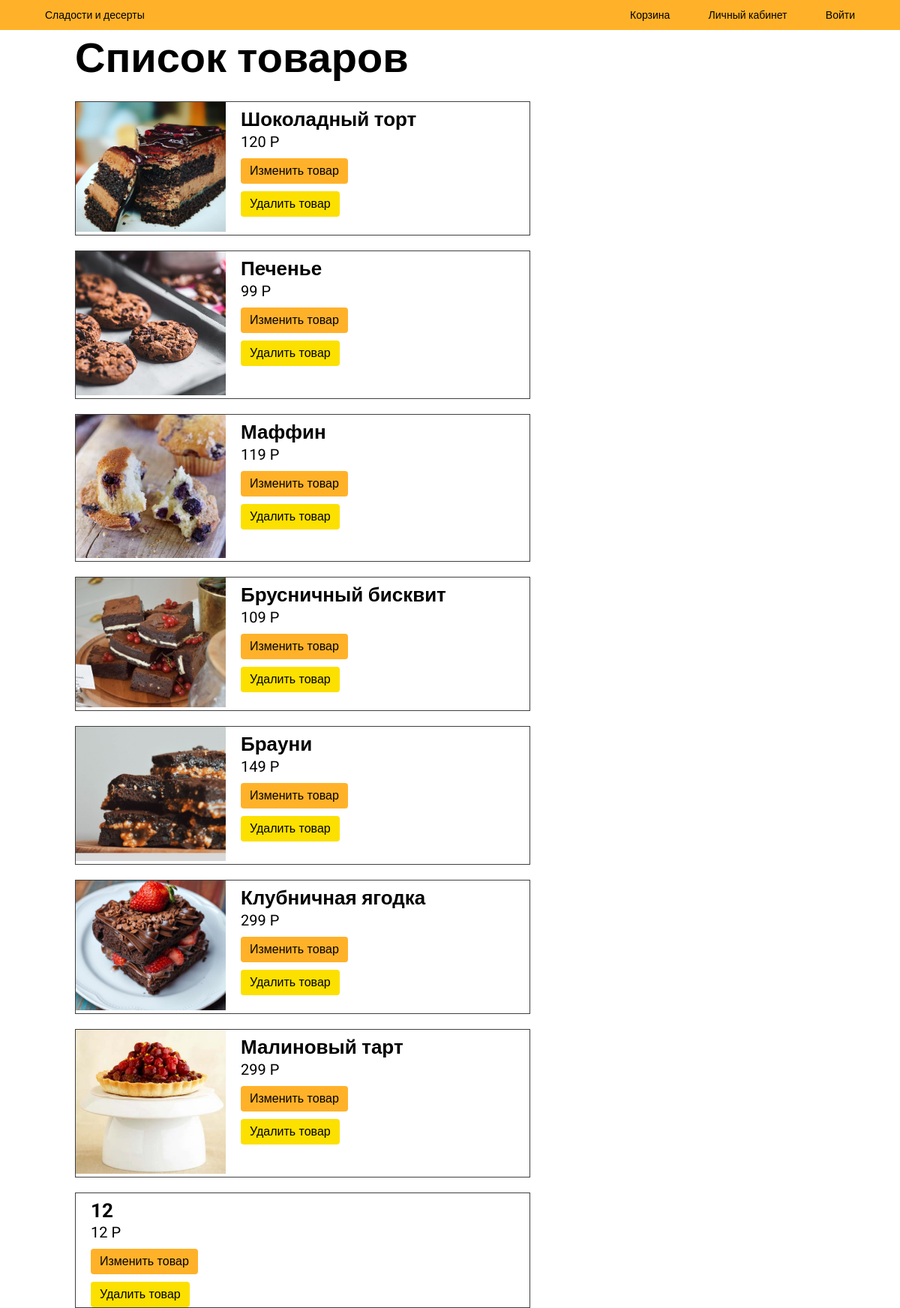
/profile/change_product, run on the app's committed database.
### catalogue/models.py (models this page shows, shortened)
class Product(models.Model):
    pr_name = models.CharField(max_length=50)
    desc = models.TextField(blank=True, null=True)
    ingreds = models.TextField()
    img = models.ImageField(upload_to='products', default="", blank=True, null=True)
    pr_cost = models.PositiveSmallIntegerField()
    pr_price = models.PositiveSmallIntegerField()
    pr_left = models.PositiveSmallIntegerField()

### userProfile/views.py (the view)
# urls.py: path('change_product', views.change_product, name='change_product'),
def change_product(request):
    products_list = Product.objects.all()
    context = {
        'products_list': products_list,
    }
    return render(request, 'userProfile/change_product.html', context)

### userProfile/templates/userProfile/change_product.html (shortened to what this page needs)
{% load static %}
<!DOCTYPE html>
<html>
<head>
	<link rel="stylesheet" href="{% static 'catalogue/style.css' %}">
</head>
<body>
    <header class="flex space-between caption align-items-center" id="hdr">
		<a href="{% url 'catalogue:index' %}" id="logo" >Сладости и десерты</a>
		<nav class="flex space-between" style="margin-right: 60px;">
			<a href="{% url 'basket:basket' %}" class="navLink">Корзина</a>
			<a href="{% url 'userProfile:userProfile' %}" class="navLink">Личный кабинет</a>
			{% if user.is_authenticated %} <p> {{ user.first_name }} {{ user.last_name }} </p>
            {% else %} <a href="{% url 'login' %}" class="navLink">Войти</a>
            {% endif %}
		</nav>
	</header>
    <h1 class="headline" style="margin-left: 100px">Список товаров</h1>
        <div class="flex column" style="margin-left: 100px; margin-top: 20px; gap: 20px;">
            {% if products_list %}
                {% for product in products_list %}
                    <div class="product flex" style="width: 55%">
                        <a href="{% url 'catalogue:product' product.id %}">
                            {% if product.img %}
                            <img style="width: 200px;" src="{{ product.img.url }}" alt="" class="pr_img">
                            {% endif %}
                        </a>
                        <div class="product_info">
                            <p class="pr_price title">{{ product.pr_name }}</p>
                            <a href="{% url 'catalogue:product' product.id %}">
                                <p class="pr_name subtitle">{{ product.pr_price }} P</p>
                            </a>
                            <div>
                                <a href="{% url 'userProfile:modify_product' product.id %}">
                                    <button style="margin: 10px 0; background-color: #ffb229" class="primary_button">Изменить товар</button>
                                </a> <br>
                                <button class="primary_button" onclick="confirm_delete({{ product.id }})">Удалить товар</button>
                            </div>
                        </div>
                     </div>
                {% endfor %}
        </div>
            {% else %}
                <p>В базе данных нет ни одного продукта</p>
            {% endif %}
</body>
</html>

### catalogue/static/catalogue/style.css (style rules this page uses)
body { margin: 0; font-family: 'Roboto', sans-serif; }
header { height: 40px; background-color: #ffb229; }
nav { width: 300px; }
p, hr { margin: 0; }
a { color: black; text-decoration: none; }
button { font-size: 16px; }
.flex { display: flex; }
.column { flex-direction: column; }
.space-between { justify-content: space-between; }
.align-items-center { align-items: center; }
.headline { font-size: 56px; line-height: 75px; margin: 0; }
.caption { font-size: 14px; line-height: 16px; }
.title { font-weight: 700; font-size: 26px; }
.subtitle { font-size: 20px; font-weight: 400; }
.product { width: 25%; border: 1px solid #3f3f3f; }
.product_info { padding: 0 20px; }
.pr_img { width: 100%; }
.pr_price { margin-top: 8px; margin-right: 8px; margin-bottom: 2px; }
.primary_button { background: #fce000; padding: 8px 12px; width: auto; border: 0; border-radius: 4px; cursor: pointer; }
#logo { margin-left: 60px; }

### data on the page
Product: img (picture), pr_name "Шоколадный торт", pr_price "120"
Product: img (picture), pr_name "Печенье", pr_price "99"
Product: img (picture), pr_name "Маффин", pr_price "119"
Product: img (picture), pr_name "Брусничный бисквит", pr_price "109"
Product: img (picture), pr_name "Брауни", pr_price "149"
Product: img (picture), pr_name "Клубничная ягодка", pr_price "299"
Product: img (picture), pr_name "Малиновый тарт", pr_price "299"
Product: pr_name "12", pr_price "12"
